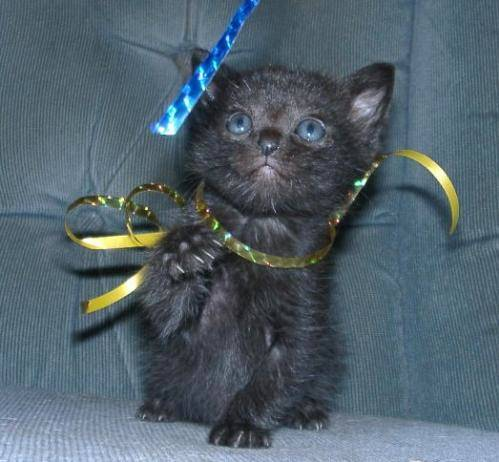
#> input picture train/train/cat.10058.jpg, 499 x 462 px; its folder holds only this picture in this run
$ jupyter execute main.ipynb
#> lines starting #> are read from the running program, lines starting #| are printed output that depends on the picture
[cell 1]
import numpy as np
from matplotlib import pyplot as plt
from PIL import Image
from random import shuffle

[cell 2]
ROWS = 64
COLS = 64
CHANNELS = 3

[cell 3]
def prepare_data(images):
    X = np.zeros((len(images),ROWS, COLS, CHANNELS))
    Y = np.zeros( (len(images),1) )

    for i,fl in enumerate(images):

        img = Image.open(fl)
        img = img.resize((64,64))
        img_arr = np.array(img)
        img_arr = img_arr/255

        if( img_arr.shape == (64,64,3)):
            X[i,: ,:, :] = img_arr


        if 'dog' in fl.lower():
            Y[i,:] = 1
        else :
            Y[i,:] = 0
    return X,Y

[cell 4]
def flatten(X):
    return X.reshape(X.shape[0],ROWS*COLS*CHANNELS ).T

[cell 5]
def sigmoid(x):
    return 1/( 1+ np.exp(-x))

def relu(x):
    if(x>=0):
        return x
    else :
        return -1*x

[cell 6]
#initialising weights and biases and returning as matrices
def init_para( n_x, n_h, n_y):

    w1 = np.random.randn(n_h, n_x)*0.01
    b1 = np.zeros((n_h, 1))

    w2 = np.random.randn(n_y, n_h)*0.01
    b2 = np.zeros((n_y, 1))

    parameters = {"W1":w1,
                  "b1":b1,
                  "W2":w2,
                  "b2":b2}
    return parameters

[cell 7]
def forw_prop(X, parameters):
    w1 = parameters["W1"]
    b1 = parameters["b1"]
    w2 = parameters["W2"]
    b2 = parameters["b2"]

    #following basic formulae for forw prop
    #matrix mutltiplication Z = node*weight + bias
    z1 = np.dot(w1, X) + b1

    #activation using relu
    a1 = np.tanh(z1)

    #node*weight + bias for the next layer
    z2 = np.dot(w2, a1) + b2
    #activation using sigmoid function
    a2 = sigmoid(z2)


    temp = {"z1":z1,
            "a1":a1,
            "z2":z2,
            "a2":a2}

    return a2, temp

[cell 8]
def what_is_cost(a2, Y, parameters):
    #gives number of rows of output layer in m
    m = Y.shape[1] #turns out to be 1

    #cost is calculated using some complicated looking formula
    #cost basically gives us how good/bad the model has got after training iterations
    #basically calcs error compared to the Y
    v = np.multiply(np.log(a2), Y) + np.multiply((1-Y),np.log(1-a2))

    cost = (-1/m)*np.sum(v)

    return cost

[cell 9]
def back_prop(parameters, temp, X, Y, m):


    w1 = parameters["W1"]
    w2 = parameters["W2"]
    a1 = temp["a1"]
    a2 = temp["a2"]


    #explaination
    #dz2(n_y,m)
    dz2 = a2 - Y

    #dw2(n_y,n_h)
    dw2 = (1/m)*np.dot(dz2, a1.T)

    #db2(n_y,1) = 1,1
    db2 = (1/m)*np.sum(dz2, axis = 1, keepdims = True)

    #dz1(n_h,1)
    dz1 = np.dot( w2.T, dz2)*(1 - np.power(a1,2))

    #dw1(n_h,n_x)
    dw1 = (1/m)*np.dot(dz1, X.T)

    #db1(n_h,1)
    db1 = (1/m)*np.sum(dz1, axis = 1, keepdims = True)


    gradient = {"dW1":dw1,
                 "db1":db1,
                 "dW2":dw2,
                 "db2":db2}

    return gradient

[cell 10]
def update_parameters(parameters, gradient, alpha ):

    w1 = parameters["W1"]
    b1 = parameters["b1"]
    w2 = parameters["W2"]
    b2 = parameters["b2"]

    dw1 = gradient["dW1"]
    db1 = gradient["db1"]
    dw2 = gradient["dW2"]
    db2 = gradient["db2"]

    #alpha is the learning rate
    w1 = w1 - dw1*alpha
    b1 = b1 - db1*alpha
    w2 = w2 - dw2*alpha
    b2 = b2 - db2*alpha

    new_param = {"W1":w1,
                  "b1":b1,
                  "W2":w2,
                  "b2":b2}
    return new_param

[cell 11]
def predict(parameters, X):

    m = X.shape[1] #2000 or len(file)
    Y_predict = np.zeros((1,m))

    #makes one forward prop on the taken params to get predictions
    a2, temp = forw_prop(X, parameters)

    for i in range(a2.shape[1]):
        #converting outputs to predictions
        if a2[0,i]> 0.5:
            Y_predict[0,i] = 1
        else:
            Y_predict[0,i] = 0

    return Y_predict

[cell 12]
def model(X_train, Y_train, X_val, Y_val, n_h, num_epochs=1000, alpha = 0.05):

    #size n_x, n_y are taken from the training data
    #dimensions of input and output layers
    # n_x 64x64x3 = 12288
    n_x = X_train.shape[0]
    n_y = Y_train.shape[0]

    #initialising a random value for weights and biases w1, b1, w2, b2
    #parameters is a dictionary of W1, b1, W2, b2
    parameters = init_para( n_x, n_h, n_y)

    #extracting values out of dictionary
    w1 = parameters["W1"]
    b1 = parameters["b1"]
    w2 = parameters["W2"]
    b2 = parameters["b2"]

    report = []

    for i in range( num_epochs):

        #forward propogation executed to get a2 = output layer
        #ouptut is calc using training data X_train, and random initial params
        #cahce stores a1,z1,a2,z2 in dict
        a2, cache = forw_prop(X_train, parameters )


        #back_prop returns a dictionary of dw1, db1, dw2, db2
        #which are the errors in the initial weights and biases
        gradient = back_prop(parameters, cache, X_train, Y_train, m= X_train.shape[1])

        #update params takes parameters and gradients, and corrects
        #each parameter according to the learning rate alpha
        parameters = update_parameters(parameters, gradient, alpha)


        if( i%100 == 0 and i>3 ):
            Y_prediction_val = predict(parameters, X_val)
            print("////////////////////validation accuracy: ", (100 - np.mean(np.abs(Y_prediction_val - Y_val)) * 100))
            print("cost is: ", what_is_cost(a2, Y_train, parameters ), "after ", i, " iterations\n\n")


        if(i%20 == 0):
            Y_prediction_train = predict( parameters, X_train)
            print("train accuracy: {} %", (100 - np.mean(np.abs(Y_prediction_train - Y_train)) * 100))
            report.append( (i, (100 - np.mean(np.abs(Y_prediction_train - Y_train)) * 100) ) )


        if( i== num_epochs-1):
            Y_prediction_train = predict( parameters, X_train)
            print("train accuracy: {} %", (100 - np.mean(np.abs(Y_prediction_train - Y_train)) * 100))

            Y_prediction_val = predict(parameters, X_val)
            print("////////////////////validation accuracy: ", (100 - np.mean(np.abs(Y_prediction_val - Y_val)) * 100))
            print("cost is: ", what_is_cost(a2, Y_train, parameters ), "after ", i, " iterations\n\n")


    parameters = {"W1":w1,
                  "b1":b1,
                  "W2":w2,
                  "b2":b2}

    return report, parameters

[cell 13]
import glob
files = glob.glob("C:/Users/Rohan/GitHubstuff/test_git/UnderTheHood_task4/train/train/*")

[cell 14]
#shuffling the data list
shuffle(files)

[cell 15]
train = []
test = []

for i,fl in enumerate(files):
    if( i<20000):
        train.append(fl)
    else:
        test.append(fl)

[cell 16]
X_train, Y_train = prepare_data(train)
#> in prepare_data, img is the input picture: PIL image 499x462 RGB; mean R, G, B 81.6, 97.2, 107.8
#> in prepare_data, `img = img.resize((64,64))`:
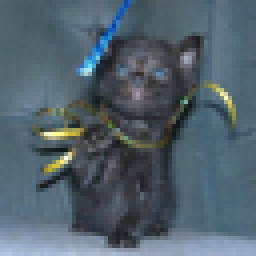
#> img: PIL image 64x64 RGB (shown 4 times larger); mean R, G, B 81.6, 97.2, 107.8

[cell 17]
X_val, Y_val = prepare_data(test)

[cell 18]
X_train = flatten(X_train)

[cell 19]
X_val = flatten(X_val)

[cell 20]
Y_train = Y_train.T

[cell 21]
Y_val = Y_val.T

[cell 22]
prog_report, trained_params = model(X_train, Y_train, X_val, Y_val, n_h = 10, num_epochs = 2000, alpha = 0.005)

[cell 23]
#trained_params out of model holds the trained parameter

[cell 24]
iteration = []
train_accuracy=[]

for (a,b) in prog_report:
    iteration.append(a)
    train_accuracy.append(b)

[cell 25]
len(train_accuracy) == len(iteration)

[cell 26]
fig = plt.figure()
plt.plot(iteration, train_accuracy, 'r-')
fig.suptitle('visulaising the training', fontsize=10)
plt.xlabel('iteration', fontsize=18)
plt.ylabel('training accuracy %', fontsize=16)
plt.xlim(1, 2000)
plt.ylim(45, 60)
# fig.savefig('test.jpg')
plt.show()
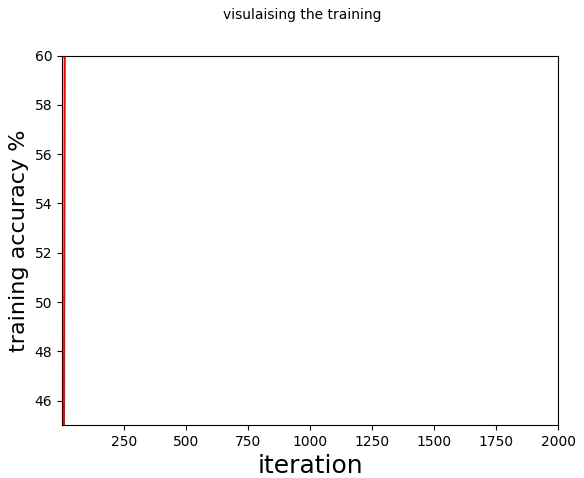
#> figure drawn by matplotlib, 1 panel; curve peaks at x = 20, y = 100

$ run again, on train/train/cat.1062.jpg
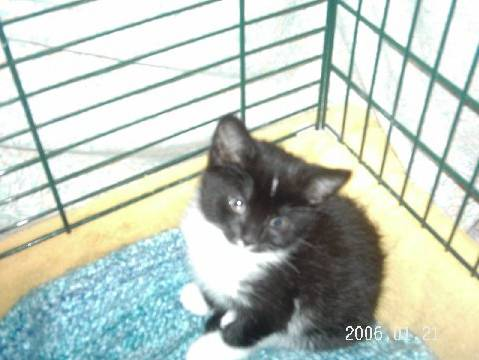
#> input picture train/train/cat.1062.jpg, 479 x 360 px
#> in prepare_data, img is the input picture: PIL image 479x360 RGB; mean R, G, B 191.2, 201.3, 191.6
#> in prepare_data, `img = img.resize((64,64))`:
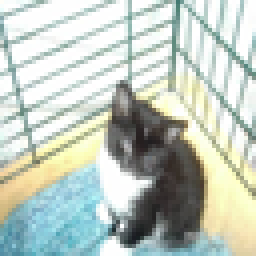
#> img: PIL image 64x64 RGB (shown 4 times larger); mean R, G, B 191, 201.1, 191.4
#> `plt.show()`:
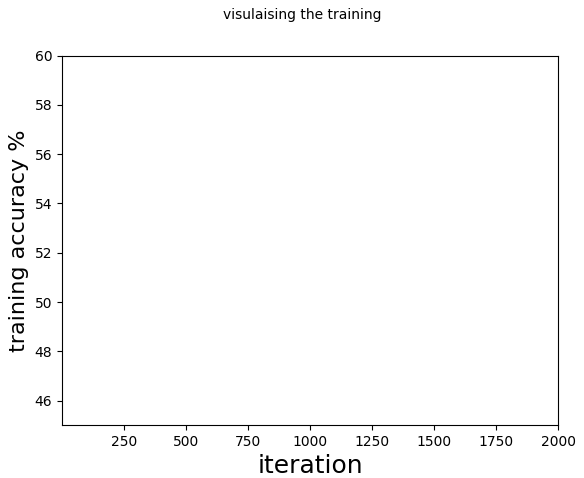
#> figure drawn by matplotlib, 1 panel

$ run again, on train/train/cat.10935.jpg
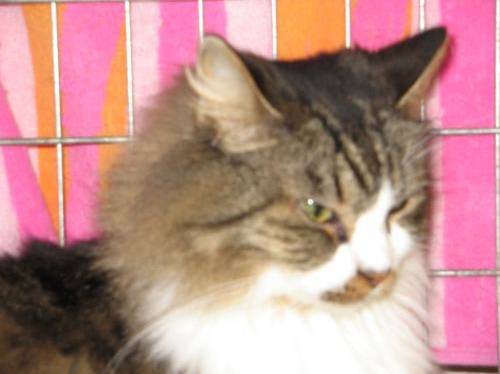
#> input picture train/train/cat.10935.jpg, 500 x 374 px
#> in prepare_data, img is the input picture: PIL image 500x374 RGB; mean R, G, B 188.7, 142.3, 138.4
#> in prepare_data, `img = img.resize((64,64))`:
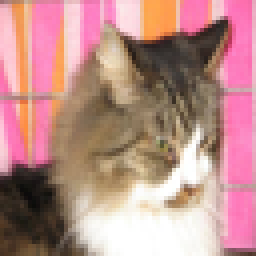
#> img: PIL image 64x64 RGB (shown 4 times larger); mean R, G, B 188.7, 142.2, 138.3
#> `plt.show()`:
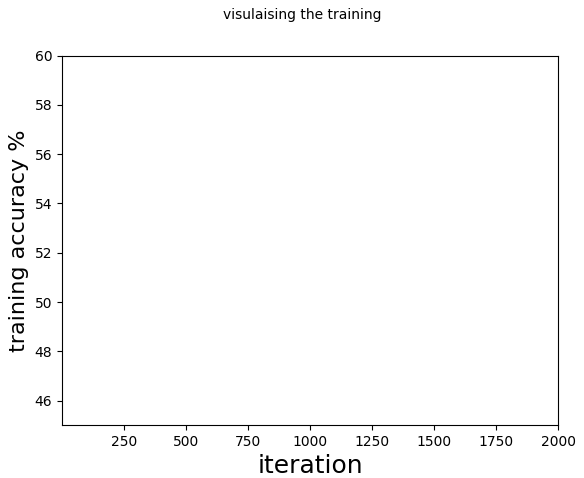
#> figure drawn by matplotlib, 1 panel

$ run again, on train/train/cat.11899.jpg
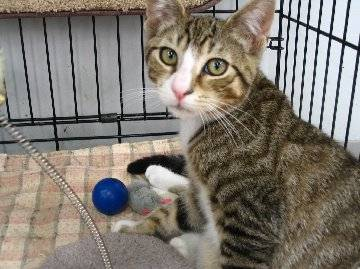
#> input picture train/train/cat.11899.jpg, 360 x 269 px
#> in prepare_data, img is the input picture: PIL image 360x269 RGB; mean R, G, B 128.9, 122.2, 113.4
#> in prepare_data, `img = img.resize((64,64))`:
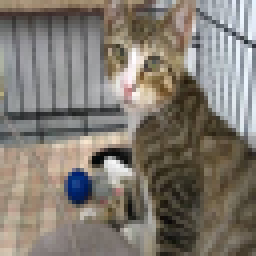
#> img: PIL image 64x64 RGB (shown 4 times larger); mean R, G, B 128.9, 122.2, 113.3

$ run again, on train/train/cat.1008.jpg
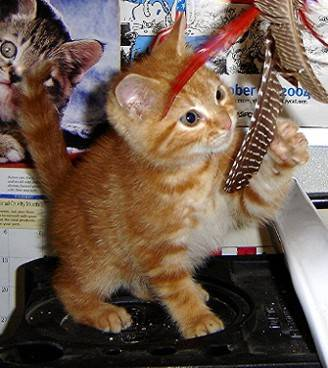
#> input picture train/train/cat.1008.jpg, 328 x 368 px
#> in prepare_data, img is the input picture: PIL image 328x368 RGB; mean R, G, B 114, 93.8, 80.2
#> in prepare_data, `img = img.resize((64,64))`:
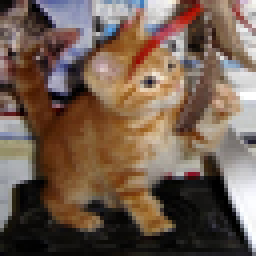
#> img: PIL image 64x64 RGB (shown 4 times larger); mean R, G, B 114, 93.8, 80.2
#> `plt.show()`:
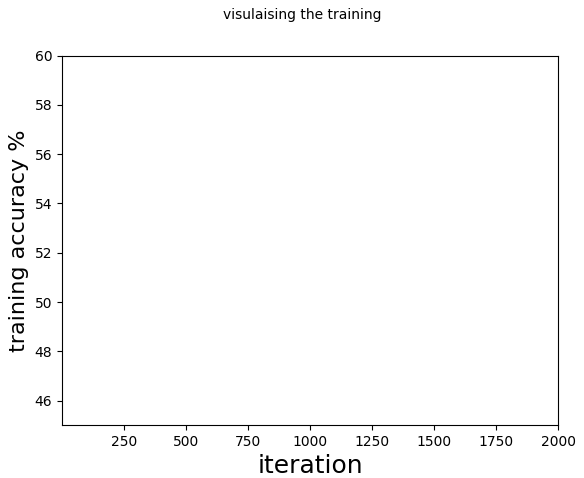
#> figure drawn by matplotlib, 1 panel
